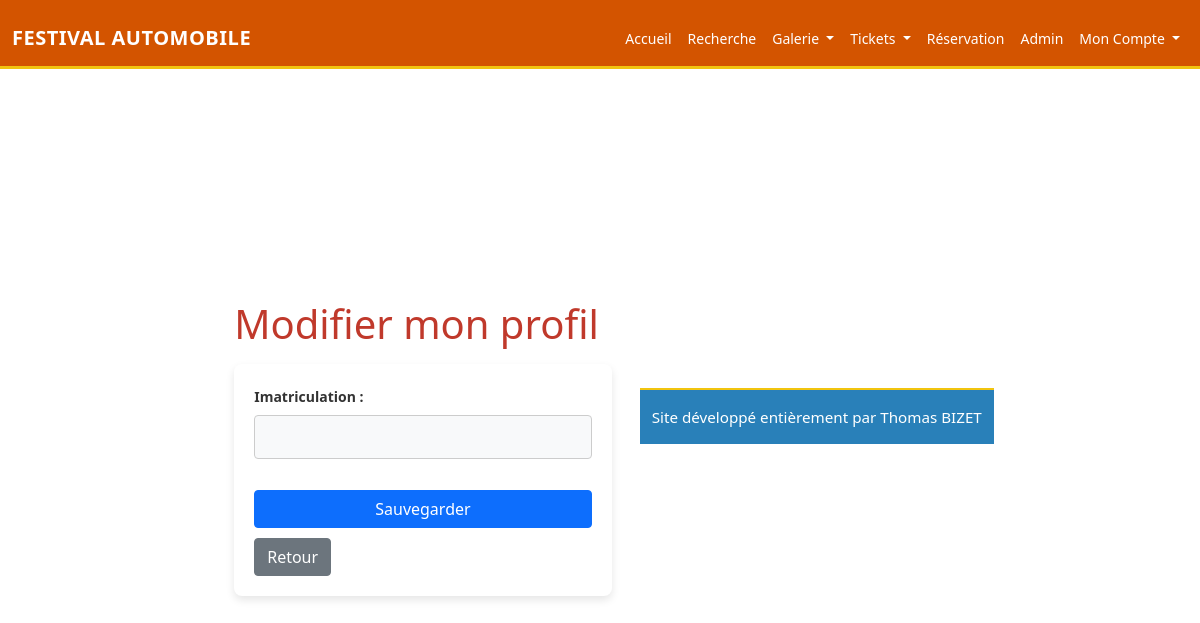
The page /edit-profile/ (signed in) on the database as committed earlier.
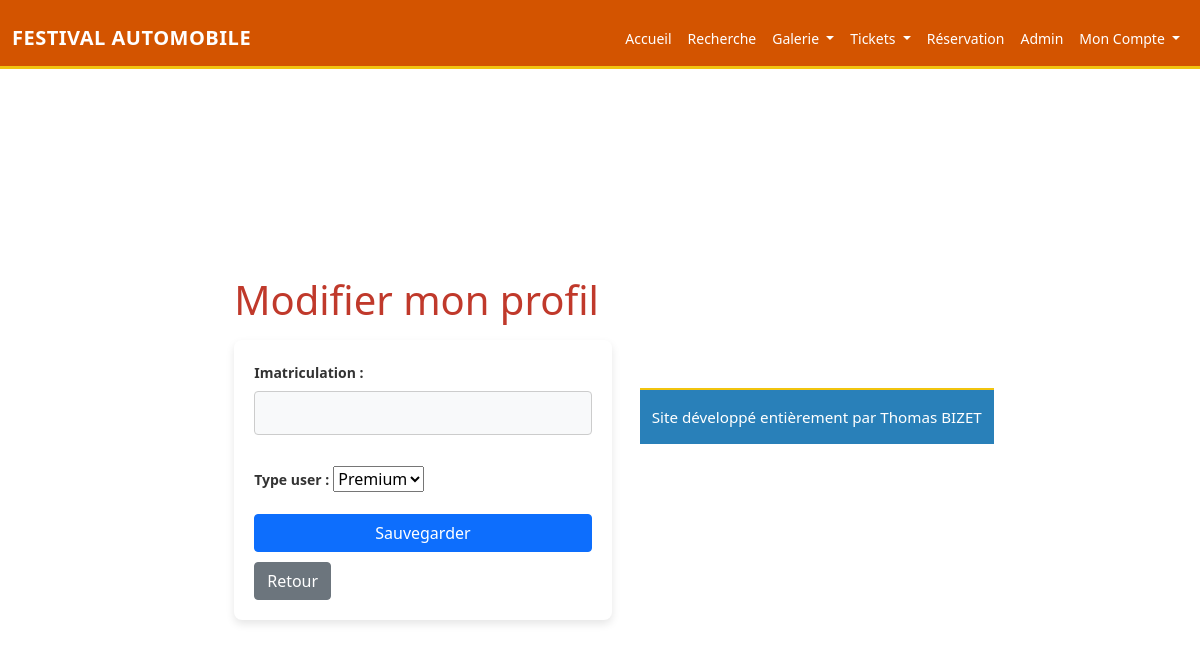
The same page on the database as committed later.
### applicompte/models.py (models this page shows, shortened)
class UserProfile(models.Model):
    user = models.OneToOneField(User, on_delete=models.CASCADE)
    alias = models.CharField(max_length=255, blank=True, null=True)
    imatriculation = models.CharField(max_length=7, blank=True, null=True)
    type_user = models.IntegerField(
        default=0,
        choices=[
            (0, 'Standard'),
            (1, 'Premium'),
            (2, 'Admin'),
        ]
    )

### applicompte/views.py (the view)
# urls.py: path('edit-profile/', views.edit_profile, name='edit_profile'),
def edit_profile(request):
    if request.user.is_authenticated:
        profile = UserProfile.objects.get(user=request.user)
        if profile.type_user == 0:  # Standard
            form_class = StandardUserProfileForm
        elif profile.type_user == 1:  # Premium
            form_class = PremiumUserProfileForm
        elif profile.type_user == 2:  # Admin
            form_class = AdminUserProfileForm
        else:
            form_class = StandardUserProfileForm
        if request.method == 'POST':
            form = form_class(request.POST, instance=profile)
            if form.is_valid():
                form.save()
                return redirect('applicompte:profile')
        else:
            form = form_class(instance=profile)
        return render(request, 'applicompte/edit_profile.html', {'form': form})
    else:
        return redirect('login')

### applicompte/forms.py
class PremiumUserProfileForm(forms.ModelForm):
    class Meta:
        model = UserProfile
        fields = ['imatriculation', 'type_user']

### applicompte/templates/applicompte/edit_profile.html (shortened to what this page needs)
{% extends 'app/base.html' %}
{% load static %}
{% block extra_css %}
<link rel="stylesheet" href="{% static 'css/applicompte-general.css' %}">
<link rel="stylesheet" href="{% static 'css/applicompte-logout.css' %}">
{% endblock %}
{% block main %}
<div class="container mt-5">
    <h1>Modifier mon profil</h1>
    <form method="post">
        {{ form.as_p }}
        <button type="submit" class="btn btn-primary">Sauvegarder</button>
        <a href="{% url 'applicompte:profile' %}" class="btn btn-secondary">Retour</a>
    </form>
</div>
{% endblock %}

### app/templates/app/base.html (shortened to what this page needs)
{% load static %}
<!DOCTYPE html>
<html lang="fr">
  <head>
    {% block extra_css %}{% endblock %}
    <link rel="stylesheet" href="{% static 'css/base.css' %}">
    <link rel="stylesheet" href="{% static 'css/menu.css' %}">
    <link rel="stylesheet" href="{% static 'css/footer.css' %}">
    <link
      href="https://cdn.jsdelivr.net/npm/bootstrap@5.0.2/dist/css/bootstrap.min.css"
      rel="stylesheet"
    />
  </head>
  <body>
    <header>
      {% include "./menu.html" %}
    </header>
    <main>{%block main%} {% endblock %}</main>
    <footer>{% include "./footer.html" %}</footer>
    </body>
</html>

### app/templates/app/menu.html (shortened to what this page needs)
<nav class="navbar navbar-expand-lg navbar-dark bg-dark fixed-top">
    <div class="container-fluid">
      <a class="navbar-brand" href="{% url 'app:home' %}">
        Festival Automobile
      </a>
      <div class="collapse navbar-collapse" id="navbarNav">
        <ul class="navbar-nav ms-auto">
          <li class="nav-item">
            <a class="nav-link" href="{% url 'app:home' %}">Accueil</a>
          </li>
          <li class="nav-item">
            <a class="nav-link" href="{% url 'applicompte:search_users_page' %}">Recherche</a>
          </li>
          {% if user.is_authenticated and user.is_staff %}
          <li class="nav-item dropdown">
            <a class="nav-link dropdown-toggle" href="#" id="galleryDropdown"
               role="button" data-bs-toggle="dropdown" aria-expanded="false">
              Galerie
            </a>
          </li>
          {% else %}
          <li class="nav-item">
            <a class="nav-link" href="{% url 'app:gallery' %}">
              Galerie {{ user.userprofile.type_user }}
            </a>
          </li>
          {% endif %}
          {% if user.is_authenticated and user.is_staff  %}
          <li class="nav-item dropdown">
            <a class="nav-link dropdown-toggle" href="#" id="ticketDropdown"
               role="button" data-bs-toggle="dropdown" aria-expanded="false">
              Tickets
            </a>
          </li>
          {% else %}
          <li class="nav-item">
            <a class="nav-link" href="{% url 'app:mytickets' %}">
              Tickets
            </a>
          </li>
          {% endif %}
          {% if user.is_authenticated %}
          <li class="nav-item">
            <a class="nav-link" href="{% url 'app:reservation' %}">Réservation</a>
          </li>
          {% endif %}
          {% if user.is_staff %}
          <li class="nav-item">
            <a class="nav-link" href="{% url 'applicompte:manage_users' %}">Admin</a>
          </li>
          {% endif %}
          {% if user.is_authenticated %}
          <li class="nav-item dropdown">
            <a class="nav-link dropdown-toggle" href="#" id="accountDropdown"
               role="button" data-bs-toggle="dropdown" aria-expanded="false">
              Mon Compte
            </a>
          </li>
          {% endif %}
        </ul>
      </div>
    </div>
  </nav>

### app/templates/app/footer.html
<footer class="custom-footer">
    <div class="container">
        <p>Site développé entièrement par Thomas BIZET</p>
    </div>
</footer>

### fichierstatic/css/applicompte-general.css (style rules this page uses)
body { display: flex; justify-content: center; align-items: center; min-height: 100vh; margin: 0; font-family: Arial, sans-serif; background-color: #f8f9fa; padding-top: 56px; }
form { max-width: 400px; width: 100%; padding: 20px; background: #ffffff; border-radius: 8px; box-shadow: 0 4px 8px rgba(0, 0, 0, 0.1); }
label { display: block; margin-bottom: 6px; font-weight: bold; font-size: 14px; color: #333; }
input[type="text"], input[type="email"], input[type="password"] { width: 100%; padding: 10px; margin-bottom: 15px; border: 1px solid #ccc; border-radius: 4px; box-sizing: border-box; font-size: 14px; background-color: #f8f9fa; }
button { display: block; width: 100%; background-color: #007BFF; color: #fff; padding: 12px; border: none; border-radius: 4px; font-size: 16px; cursor: pointer; text-transform: uppercase; font-weight: bold; transition: background-color 0.3s; }
a { display: block; margin-top: 10px; text-align: center; color: #007BFF; text-decoration: none; font-size: 14px; }

### app/static/css/base.css (style rules this page uses)
:root { --color-rouge-orange: #d35400; --color-rouge-orange-dark: #c0392b; --color-jaune: #f1c40f; --color-bleu: #2980b9; --color-blanc: #ffffff; --color-bg: #f8f9fa; --color-text: #2c3e50; }
html, body { margin: 0; padding: 0; box-sizing: border-box; font-family: 'Helvetica Neue', Arial, sans-serif; background-color: var(--color-bg); color: var(--color-text); height: 100%; }
a { color: var(--color-bleu); text-decoration: none; }
.navbar-dark.bg-dark { background-color: var(--color-rouge-orange) !important; border-bottom: 3px solid var(--color-jaune); }
.navbar-brand { color: var(--color-blanc) !important; font-weight: 600; letter-spacing: 0.5px; text-transform: uppercase; }
.navbar-dark .navbar-nav .nav-link { color: var(--color-blanc) !important; font-weight: 400; }
main { padding: 5rem 1rem 2rem; }
main h1, main h2, main h3, main h4, main h5, main h6 { color: var(--color-rouge-orange-dark); margin-top: 1rem; margin-bottom: 1rem; }
main p { line-height: 1.6; margin-bottom: 1rem; }
.btn-primary { background-color: var(--color-bleu); border-color: var(--color-bleu); color: var(--color-blanc); }
.btn-secondary { background-color: var(--color-jaune); border-color: var(--color-jaune); color: var(--color-text); }

### app/static/css/footer.css (style rules this page uses)
.custom-footer { background-color: var(--color-bleu, #2980b9); color: var(--color-blanc, #fff); text-align: center; padding: 1rem 0; margin-top: 2rem; border-top: 2px solid var(--color-jaune, #f1c40f); }
.custom-footer p { margin: 0; font-size: 0.95rem; }

Rows that differ between the two databases and show on the page:
changed UserProfile: type_user (not shown) → "Premium"
Other text that changed with them:
text no longer shown: "Imatriculation :"
text now shown: "Imatriculation : Type user :"
